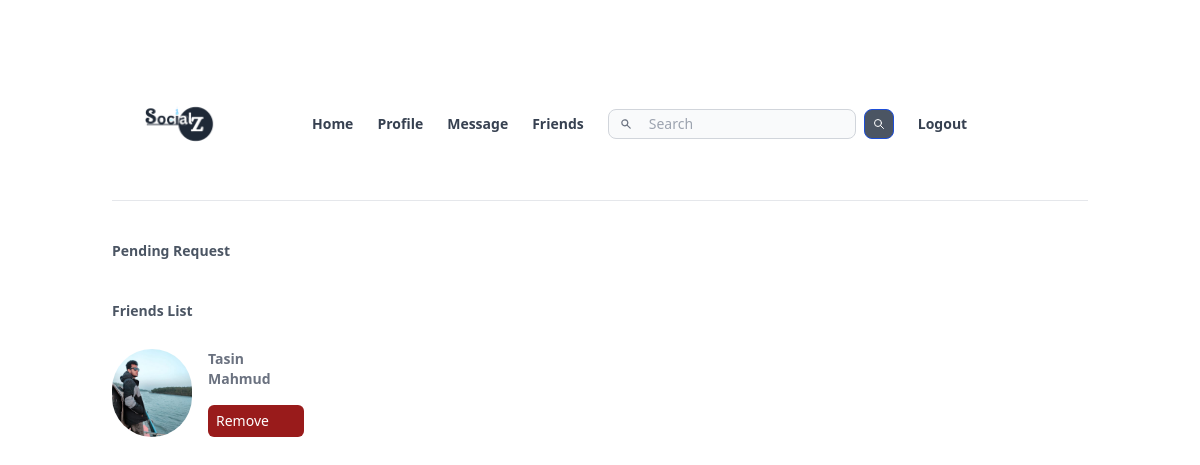
Before: /friends.php (signed in) with the older database file.
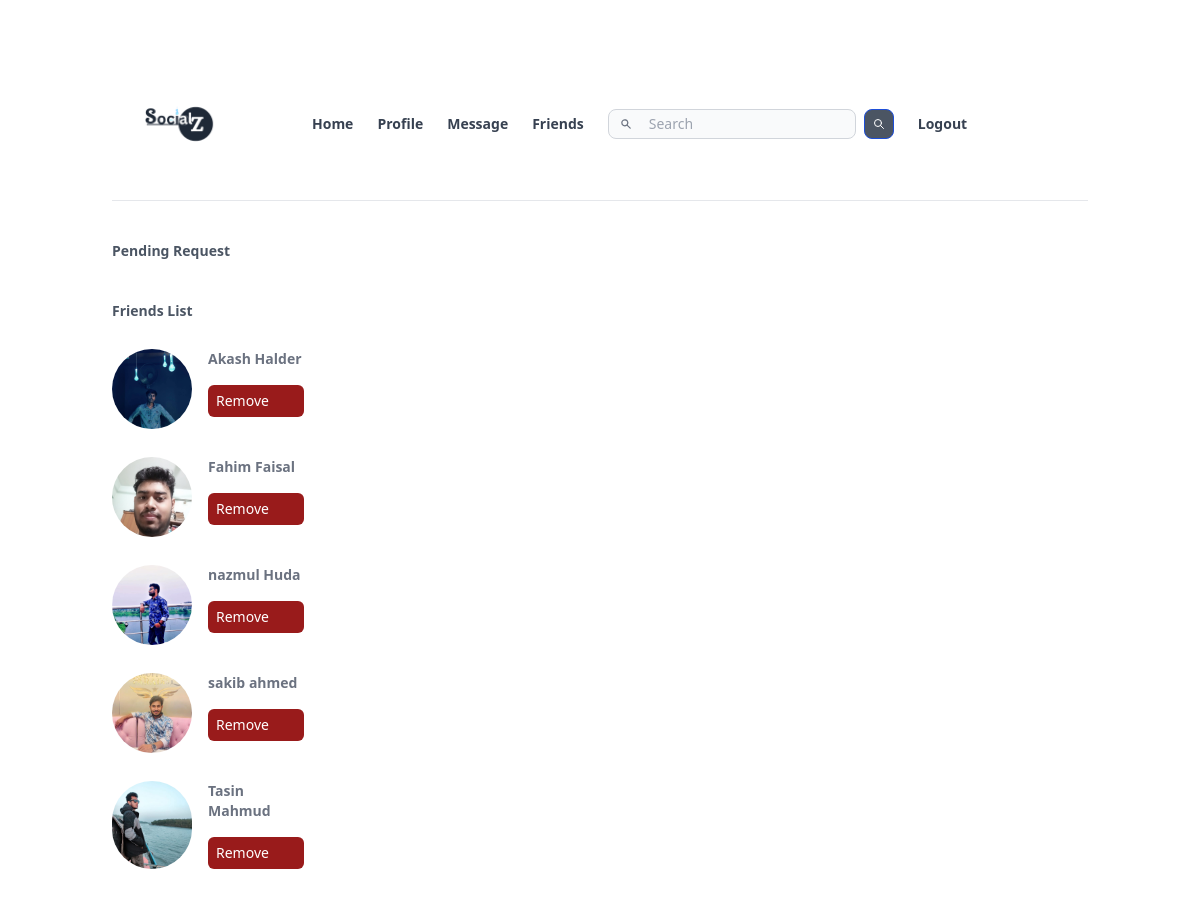
After: the same page with the newer database file.
### tables this page shows
CREATE TABLE `friends` (
  `from_friend` varchar(11) NOT NULL,
  `to_friend` varchar(11) NOT NULL,
  `added_date` timestamp NOT NULL DEFAULT current_timestamp()
);

CREATE TABLE `user_info` (
  `username` varchar(15) NOT NULL,
  `first_name` varchar(150) NOT NULL,
  `last_name` varchar(150) NOT NULL,
  `gender` varchar(15) NOT NULL,
  `email` varchar(200) NOT NULL,
  `phone_no` int(15) NOT NULL,
  `date_of_birth` date NOT NULL,
  `address` varchar(200) NOT NULL,
  `password` varchar(200) NOT NULL,
  `profile_pic` varchar(255) NOT NULL
);

### friends.php (the view, shortened to what this page needs)
<?php require_once "header.php"; ?>
<?php require_once "db.php"; ?>
<?php
$username=$_SESSION["username"];
$friends_list = "SELECT first_name, last_name,profile_pic,username ,to_friend,added_date FROM `friends` INNER JOIN `user_info` ON friends.to_friend=user_info.username WHERE from_friend='$username'";
$result = mysqli_query($conn, $friends_list);
echo '<h1 class="mt-10 text-sm text-gray-600 font-semibold ">Pending Request </h1><div class="max-w-sm">';
echo'</div>';
echo '<h1 class="mt-10 text-sm text-gray-600 font-semibold "> Friends List </h1><div class="max-w-sm">';
while($friends = mysqli_fetch_array($result))
{
echo'
<div class=" flex flex-row justify-content my-7 ">
<img class=" rounded-full" src="'.$friends["profile_pic"].'"   width=80 height=80/>
<div class="flex flex-col w-1/4 mx-4 ">
 <a class="text-sm text-gray-500 font-semibold  " href=" /profile.php?username='.$friends["to_friend"].'">'.$friends["first_name"].'  '.$friends["last_name"].'</a>
 <a  href="friends.php?remove='.$friends["to_friend"].'" class="mt-4 text-sm px-2 py-1.5 bg-red-800 text-semibold text-white rounded-md "> Remove</a>
 </div>
 </div>
   ';
}
echo'</div>';
?>

### header.php (shortened to what this page needs)
<!DOCTYPE html>
<html lang="en">
<head>
    <script src="https://cdn.tailwindcss.com"></script>
<link rel="stylesheet" href="https://cdnjs.cloudflare.com/ajax/libs/font-awesome/4.7.0/css/font-awesome.min.css">
</head>
<?php
if(isset($_SESSION["username"])){
$username = $_SESSION["username"];
echo'<div class="container mx-auto px-6 mt-12  "><div class="container flex items-center  border-b mx-auto space-x-12 "><div class="flex px-2 py-4"><img src="images/logo.png" width="120" height="160" /></div> <div class="flex flex-row p-4 space-x-6"> <a href="/home.php" class="block text-gray-700 py-2 text-sm font-semibold "> Home </a> <a href="profile.php?username='.$username.'" class="block text-gray-700 py-2  text-sm font-semibold "> Profile</a> <a  href="conversion.php" class="block text-gray-700  py-2 text-sm font-semibold" href=""> Message </a>
<a class="block text-gray-700  py-2 text-sm font-semibold" href="friends.php"> Friends</a>
<form class="flex items-center" action="search.php" method ="get">
    <label for="simple-search" class="sr-only">Search</label>
    <div class="relative w-full">
        <div class="absolute inset-y-0 left-0 flex items-center pl-3 pointer-events-none">
            <svg aria-hidden="true" class="w-3 h-3 text-gray-500 dark:text-gray-400" fill="currentColor" viewBox="0 0 20 20" xmlns="http://www.w3.org/2000/svg"><path fill-rule="evenodd" d="M8 4a4 4 0 100 8 4 4 0 000-8zM2 8a6 6 0 1110.89 3.476l4.817 4.817a1 1 0 01-1.414 1.414l-4.816-4.816A6 6 0 012 8z" clip-rule="evenodd"></path></svg>
        </div>
        <input name="q" type="text" id="simple-search" class="bg-gray-50 border border-gray-300 text-gray-500 text-sm rounded-lg focus:ring-blue-500 focus:border-blue-500 block w-full pl-10 p-1 s" placeholder="Search" required>
    </div>
    <button type="submit" class="p-2 ml-2 text-sm font-medium text-white bg-gray-600 rounded-lg border border-blue-700 hover:bg-gray-800 focus:ring-4 focus:outline-none focus:ring-blue-300 ">
        <svg class="w-3 h-3" fill="none" stroke="currentColor" viewBox="0 0 24 24" xmlns="http://www.w3.org/2000/svg"><path stroke-linecap="round" stroke-linejoin="round" stroke-width="2" d="M21 21l-6-6m2-5a7 7 0 11-14 0 7 7 0 0114 0z"></path></svg>
        <span class="sr-only">Search</span>
    </button>
</form>
<a class="block text-gray-700  py-2 text-sm  font-semibold" href="logout.php"> Logout</a>';
}
?>
</div>
</div>
<body >

Changed rows visible on the page:
added friends: to_friend.profile_pic (picture), to_friend.first_name "Akash", to_friend.last_name "Halder"
added friends: to_friend.profile_pic (picture), to_friend.first_name "Fahim", to_friend.last_name "Faisal"
added friends: to_friend.profile_pic (picture), to_friend.first_name "nazmul", to_friend.last_name "Huda"
added friends: to_friend.profile_pic (picture), to_friend.first_name "sakib", to_friend.last_name "ahmed"
